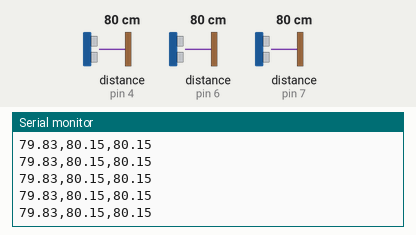
The sketch below on a simulated Arduino Leonardo, built with avr-gcc and run on an emulated ATmega32U4. Parts: the last lines printed to the serial monitor. Wiring (inferred from the names in the program): 3 × ultrasonic range finder: trigger pin 3, echo pin 4 / trigger pin 5, echo pin 6 / trigger pin 8, echo pin 7. The inputs (shaded band) are chosen by the test bench; at power-on: distance to the obstacle (sensors on pin 4, pin 6, pin 7) 80 cm. The echo pulse lasts 58.3 µs per cm.

Above: at 1.2 s.
1.3 s: distance to the obstacle (sensor on pin 4) set to 2 cm
At 1.65 s:
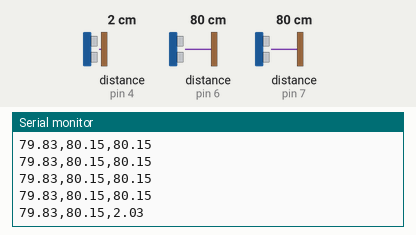
2.8 s: distance to the obstacle (sensor on pin 6) set to 2 cm
At 2.95 s:
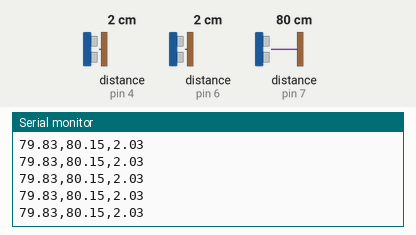
4.3 s: distance to the obstacle (sensor on pin 7) set to 2 cm
At 4.38 s:
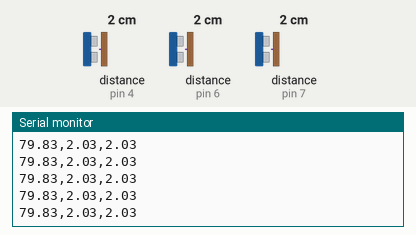
5.8 s: distance to the obstacle (sensor on pin 4) set to 4 cm
At 5.93 s:
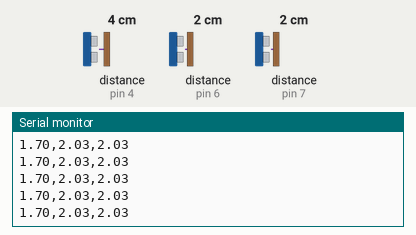
7.3 s: distance to the obstacle (sensor on pin 6) set to 4 cm
At 7.32 s:
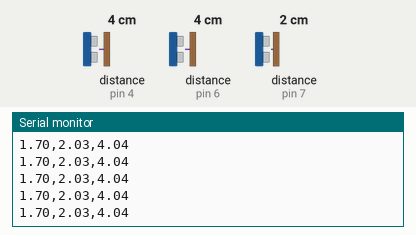
8.8 s: distance to the obstacle (sensor on pin 7) set to 4 cm
At 8.87 s:
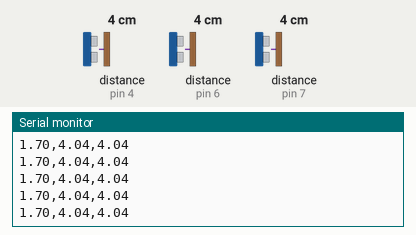
Timing chart, 0 to 11.3 s (numbered marks = the images above; inputs shaded):
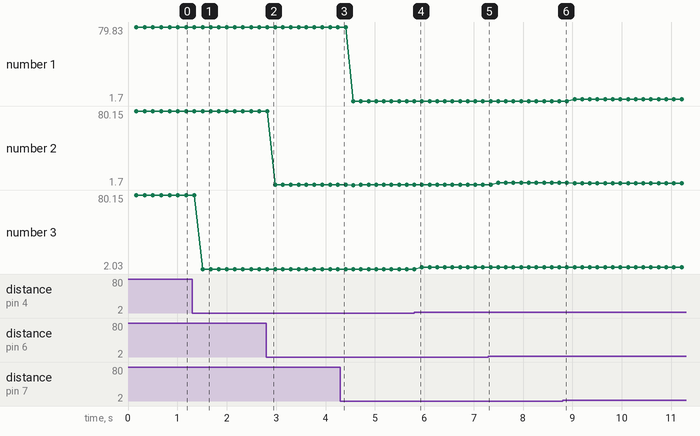

Measured:
- after the input at 1.3 s, the serial monitor: prints a new line after 0.21 s (image 1)
- plotted number 1: 79.83 → 1.7 after the input at 4.3 s, 1.7 → 3.71 after the input at 8.8 s
- plotted number 2: 4.04 → 3.71 after the input at 8.8 s
- plotted number 3: 80.15 → 2.03 after the input at 1.3 s, 2.03 → 4.04 after the input at 5.8 s

The sketch:

hc-sr04.ino
```cpp
/*
*  PREN 1 - TEAM 30
* Ultrasonic Controller
*
* Steuert 3 HC SR04 Ultrasonic Sensoren an. Die Messwerte werden permanent über eine Serielle
* Schnittstelle mit folgendem Datenformat ausgegeben:
*
* ("\n""<sensor01>"","<sensor02>","<sensor03>""\0")
*/

//Defines for SENSOR 1
#define echoPin01 7 // Echo Pin
#define trigPin01 8 // Trigger Pin

//Defines for SENSOR 2
#define echoPin02 6 // Echo Pin
#define trigPin02 5 // Trigger Pin

//Defines for SENSOR 3
#define echoPin03 4 // Echo Pin
#define trigPin03 3 // Trigger Pin

//Defines for Data-Protocoll
#define STX 2
#define ETX 3

//Variables
int maximumRange = 200;             // Maximum range needed
int minimumRange = 0;             // Minimum range needed
float duration, distance1, distance2, distance3; // Duration used to calculate distance

/*
* Setup
* Sets Pin Modes and Serial Interface
*/
void setup() {
 //Setup UART1 (Tx -> PIN 21, Rx -> PIN 20)
 //Baudrate 9600
 Serial1.begin (9600);
 Serial.begin(9600);

 //Set Pin Modes
 pinMode(trigPin01, OUTPUT);
 pinMode(echoPin01, INPUT);
 pinMode(trigPin02, OUTPUT);
 pinMode(echoPin02, INPUT);
 pinMode(trigPin03, OUTPUT);
 pinMode(echoPin03, INPUT);
}

void loop() {
 //SENSOR 1

 digitalWrite(trigPin01, LOW);
 delayMicroseconds(2);

 digitalWrite(trigPin01, HIGH);
 delayMicroseconds(10);

 digitalWrite(trigPin01, LOW);
 duration = pulseIn(echoPin01, HIGH);

 //Calculate the distance (in cm) based on the speed of sound.
 distance1 = duration/58.2;

 if (distance1 >= maximumRange || distance1 <= minimumRange){
 /* Send a negative number to computer and Turn LED ON
 to indicate "out of range" */
 distance1 = -1;
 //Serial.println("-1");
 }

 //Delay 50ms before next reading.
 delay(50);

 //SENSOR 2
 duration = 0;

 digitalWrite(trigPin02, LOW);
 delayMicroseconds(2);

 digitalWrite(trigPin02, HIGH);
 delayMicroseconds(10);

 digitalWrite(trigPin02, LOW);
 duration = pulseIn(echoPin02, HIGH);

 //Calculate the distance (in cm) based on the speed of sound.
 distance2 = duration/58.2;

 if (distance2 >= maximumRange || distance2 <= minimumRange){
 /* Send a negative number to computer and Turn LED ON
 to indicate "out of range" */
 distance2 = -1;
 //Serial.println("-1");
 }

 //Delay 50ms before next reading.
 delay(50);


 //SENSOR 3
 duration = 0;

 digitalWrite(trigPin03, LOW);
 delayMicroseconds(2);

 digitalWrite(trigPin03, HIGH);
 delayMicroseconds(10);

 digitalWrite(trigPin03, LOW);
 duration = pulseIn(echoPin03, HIGH);

 //Calculate the distance (in cm) based on the speed of sound.
 distance3 = duration/58.2;

 if (distance3 >= maximumRange || distance3 <= minimumRange){
 /* Send a negative number to computer and Turn LED ON
 to indicate "out of range" */
 distance3 = -1;
 //Serial.println("-1");
 }

 //Delay 50ms before next reading.
 delay(50);

 //send Data over UART
 Serial1.print("\n");
 Serial1.print(distance1);
 Serial1.print(",");
 Serial1.print(distance2);
 Serial1.print(",");
 Serial1.print(distance3);
 Serial1.print("\0");

 Serial.print("\n");
 Serial.print(distance1);
 Serial.print(",");
 Serial.print(distance2);
 Serial.print(",");
 Serial.print(distance3);
 Serial.print("\0");
}
```
